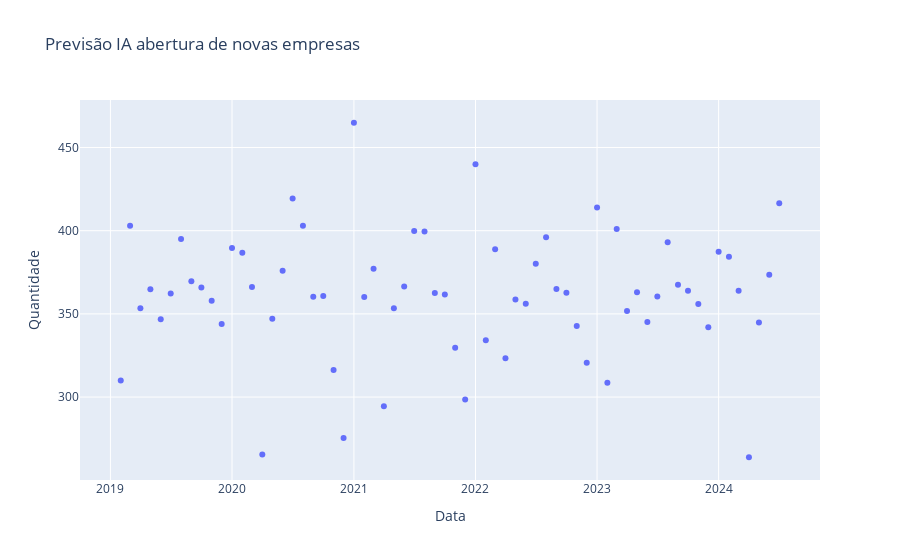

Write notebook code for a chart like this one.
### Code cell
import plotly.graph_objects as go

# Dados de exemplo
x = [1, 2, 3, 4, 5]
y = [10, 15, 13, 18, 16]

# Criar a figura
fig = go.Figure()

# Adicionar o gráfico de dispersão à figura
fig.add_trace(go.Scatter(x=df['Dif_Meses'], y=df['yhat'], mode='markers', name='Pontos'))

# Personalizar o layout (opcional)
fig.update_layout(title='Previsão IA abertura de novas empresas',
                  xaxis_title='Data',
                  yaxis_title='Quantidade',
            )

# Mostrar o gráfico
fig.show()
